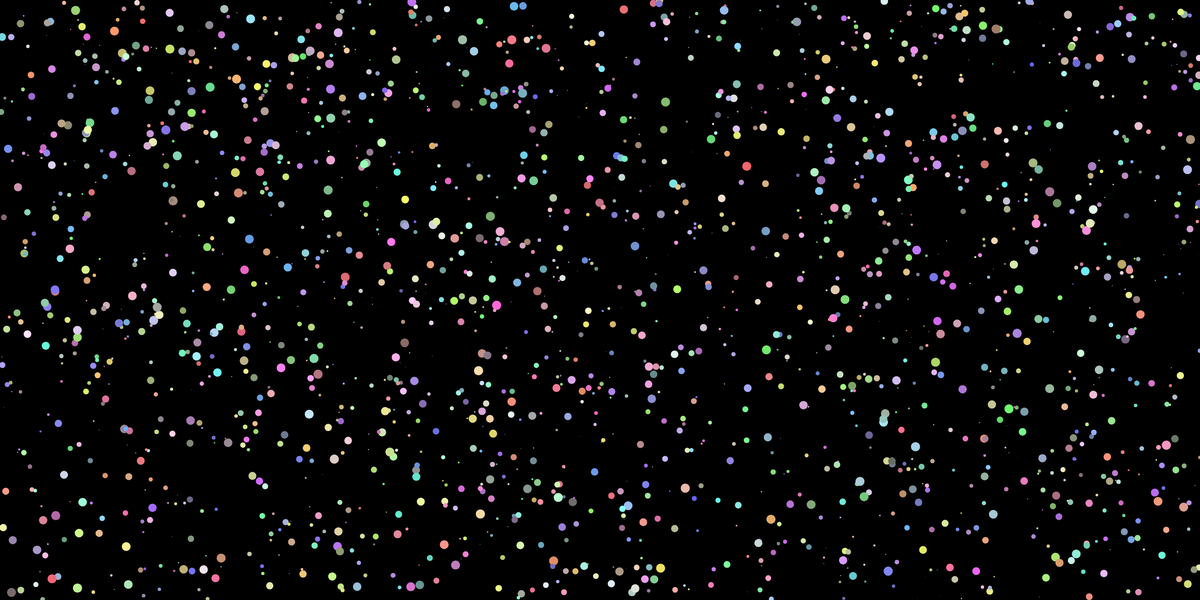
Frame 1 (no input)
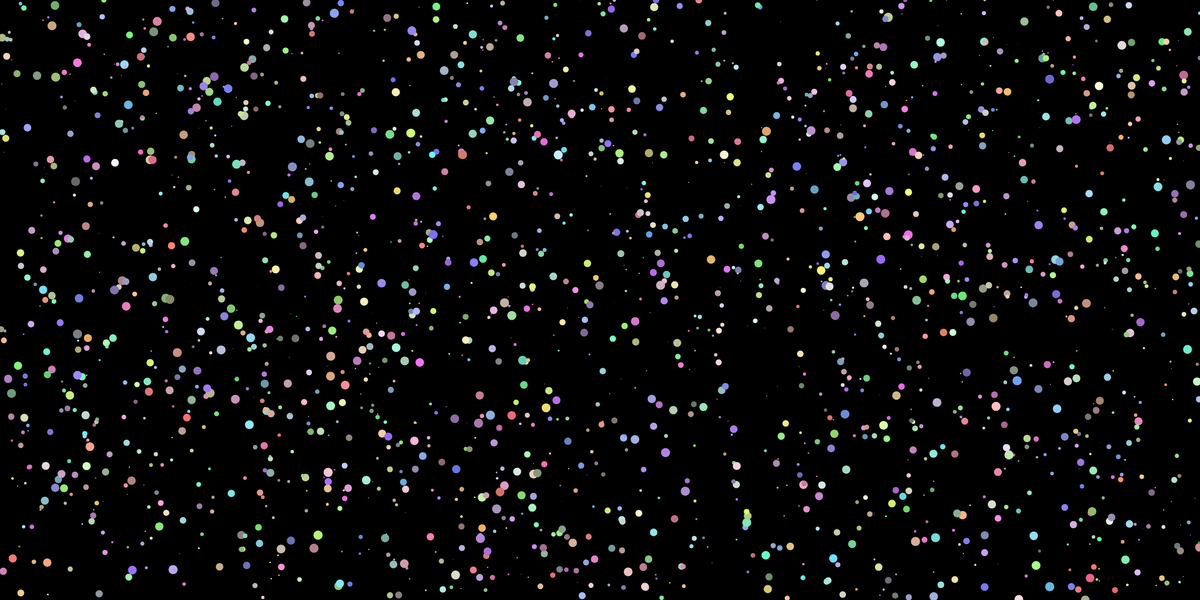
Frame 60 (no input)
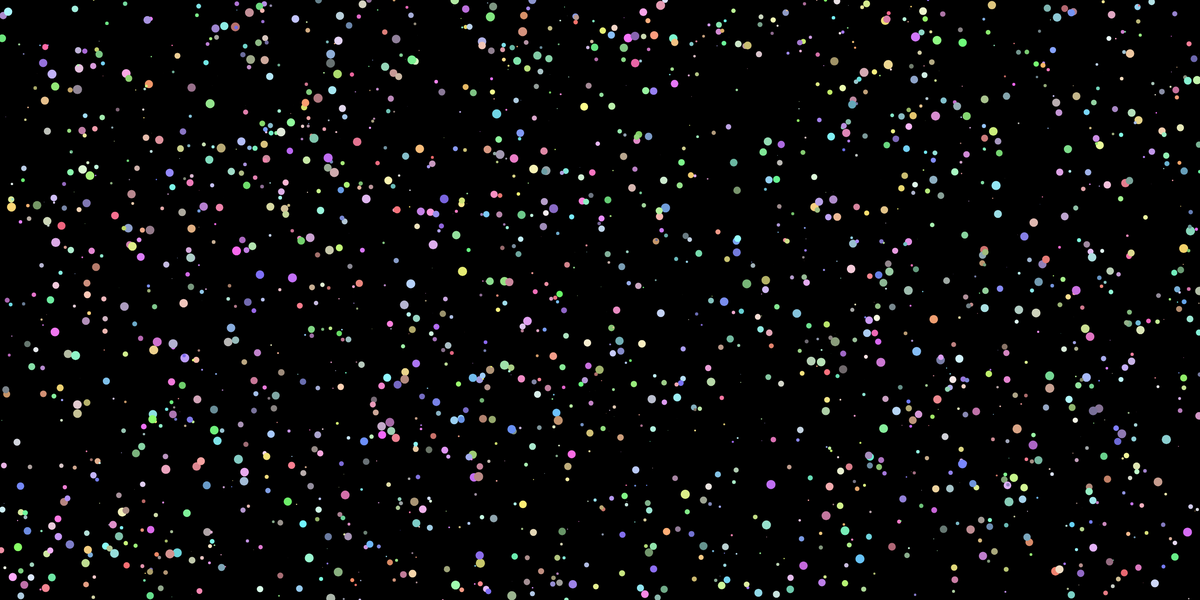
Frame 120 (the mouse pressed at the canvas centre since frame 60)

The p5.js sketch that drew these frames (run headless with seeded random() and noise() and a simulated clock; from frame 60 on, the mouse is pressed at the canvas centre):

// p5.js sketch
// ── sketch.js
let snowflakes = [];
let circlecolor;
function setup() {
  createCanvas(2600, 1300);
  let amount = random(width / 4, width);
  for (let i = 0; i < amount; i++) {
    let randx = random(width);
    let randy = random(height);
    let randr = random(20);
    let randspeed = random(15);
    snowflakes[i] = new flake(randx, randy, randr, randspeed);
    // randx+=15
  }
}

function draw() {
  background(0);

  for (let i = 0; snowflakes[i]; i++) {
    snowflakes[i].show();
    snowflakes[i].update();
    snowflakes[i].remove();
  }
  fill(100, 0, 255);
  textSize(50);
  //text("Happy Birthday", width / 2 - 170, height / 2);
}

class flake {
  constructor(xval, yval, rval, speedval) {
    this.x = xval;
    this.y = yval;
    this.r = rval;
    this.speed = speedval;
  }

  remove() {
    if (this.y >= height) {
      this.y = 0;
    }
  }

  update() {
    this.y += this.speed;
  }

  show() {
    let redcolor = random(100, 255);
    let bluecolor = random(100, 255);
    let greencolor = random(100, 255);
    circlecolor = color(redcolor, greencolor, bluecolor);
    strokeWeight(0);
    fill(circlecolor);
    circle(this.x, this.y, this.r);
  }
}
